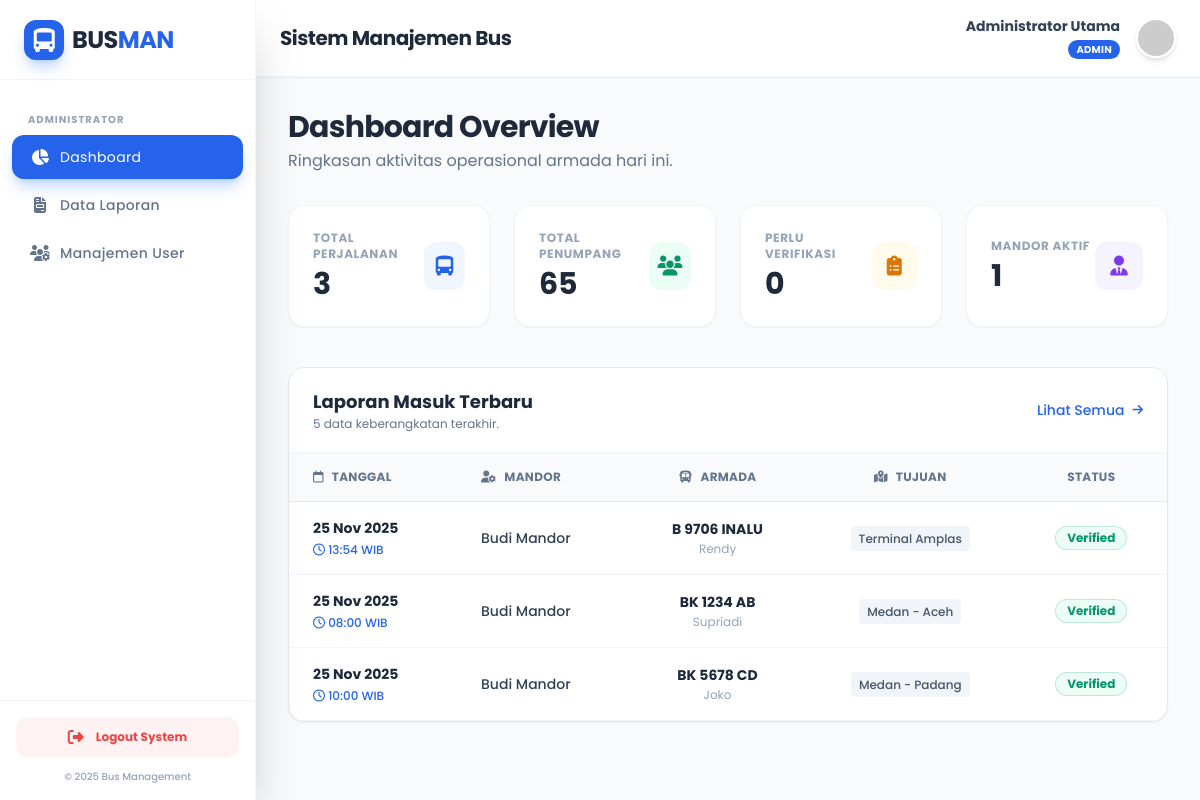
Page /admin/dashboard.php (signed in) on the committed database.
### tables this page shows
CREATE TABLE `laporan_keberangkatan` (
  `id` int(11) NOT NULL,
  `user_id` int(11) NOT NULL,
  `tanggal_berangkat` date NOT NULL,
  `waktu_berangkat` time NOT NULL,
  `no_polisi` varchar(20) NOT NULL,
  `nama_driver` varchar(100) NOT NULL,
  `jumlah_penumpang` int(11) NOT NULL,
  `tujuan` varchar(100) NOT NULL,
  `foto_dokumentasi` varchar(255) DEFAULT NULL,
  `status` enum('pending','terverifikasi') DEFAULT 'pending',
  `created_at` timestamp NOT NULL DEFAULT current_timestamp()
);

CREATE TABLE `users` (
  `id` int(11) NOT NULL,
  `nama_lengkap` varchar(100) NOT NULL,
  `username` varchar(50) NOT NULL,
  `password` varchar(255) NOT NULL,
  `role` enum('admin','mandor','direksi') NOT NULL,
  `created_at` timestamp NOT NULL DEFAULT current_timestamp()
);

### config/database.php (called while the page is built, shortened)
<?php
$base_url = "http://localhost/bus_management/";
?>

### admin/dashboard.php (the view, shortened to what this page needs)
<?php
include '../layouts/header.php';
include '../layouts/sidebar.php';
include '../layouts/topbar.php';
$q_laporan = mysqli_query($conn, "SELECT COUNT(*) as total FROM laporan_keberangkatan");
$d_laporan = mysqli_fetch_assoc($q_laporan);
$q_penumpang = mysqli_query($conn, "SELECT SUM(jumlah_penumpang) as total FROM laporan_keberangkatan");
$d_penumpang = mysqli_fetch_assoc($q_penumpang);
$q_pending = mysqli_query($conn, "SELECT COUNT(*) as total FROM laporan_keberangkatan WHERE status = 'pending'");
$d_pending = mysqli_fetch_assoc($q_pending);
$q_mandor = mysqli_query($conn, "SELECT COUNT(*) as total FROM users WHERE role = 'mandor'");
$d_mandor = mysqli_fetch_assoc($q_mandor);
?>
<div class="mb-8">
    <h3 class="text-3xl font-bold text-slate-800 tracking-tight">Dashboard Overview</h3>
    <p class="text-slate-500 mt-1">Ringkasan aktivitas operasional armada hari ini.</p>
</div>
<div class="grid grid-cols-1 md:grid-cols-2 lg:grid-cols-4 gap-6 mb-10">
    <div class="bg-white rounded-2xl p-6 shadow-sm border border-slate-100 flex items-center justify-between hover:shadow-md transition duration-300">
        <div>
            <p class="text-xs font-bold text-slate-400 uppercase tracking-wider mb-1">Total Perjalanan</p>
            <h4 class="text-3xl font-bold text-slate-800"><?= number_format($d_laporan['total']) ?></h4>
        </div>
        <div class="w-12 h-12 rounded-xl bg-blue-50 flex items-center justify-center text-blue-600 text-xl">
            <i class="fa-solid fa-bus-simple"></i>
        </div>
    </div>
    <div class="bg-white rounded-2xl p-6 shadow-sm border border-slate-100 flex items-center justify-between hover:shadow-md transition duration-300">
        <div>
            <p class="text-xs font-bold text-slate-400 uppercase tracking-wider mb-1">Total Penumpang</p>
            <h4 class="text-3xl font-bold text-slate-800"><?= number_format($d_penumpang['total']) ?></h4>
        </div>
        <div class="w-12 h-12 rounded-xl bg-emerald-50 flex items-center justify-center text-emerald-600 text-xl">
            <i class="fa-solid fa-users"></i>
        </div>
    </div>
    <div class="bg-white rounded-2xl p-6 shadow-sm border border-slate-100 flex items-center justify-between hover:shadow-md transition duration-300 relative overflow-hidden">
        <div>
            <p class="text-xs font-bold text-slate-400 uppercase tracking-wider mb-1">Perlu Verifikasi</p>
            <h4 class="text-3xl font-bold text-slate-800"><?= number_format($d_pending['total']) ?></h4>
        </div>
        <div class="w-12 h-12 rounded-xl bg-amber-50 flex items-center justify-center text-amber-600 text-xl">
            <i class="fa-solid fa-clipboard-list"></i>
        </div>
    </div>
    <div class="bg-white rounded-2xl p-6 shadow-sm border border-slate-100 flex items-center justify-between hover:shadow-md transition duration-300">
        <div>
            <p class="text-xs font-bold text-slate-400 uppercase tracking-wider mb-1">Mandor Aktif</p>
            <h4 class="text-3xl font-bold text-slate-800"><?= number_format($d_mandor['total']) ?></h4>
        </div>
        <div class="w-12 h-12 rounded-xl bg-violet-50 flex items-center justify-center text-violet-600 text-xl">
            <i class="fa-solid fa-user-tie"></i>
        </div>
    </div>
</div>
<div class="bg-white border border-slate-200 rounded-2xl shadow-sm overflow-hidden">
    <div class="px-6 py-5 border-b border-slate-100 flex justify-between items-center bg-white">
        <div>
            <h4 class="text-lg font-bold text-slate-800">Laporan Masuk Terbaru</h4>
            <p class="text-xs text-slate-500">5 data keberangkatan terakhir.</p>
        </div>
        <a href="laporan.php" class="text-sm font-medium text-blue-600 hover:text-blue-800 transition flex items-center">
            Lihat Semua <i class="fa-solid fa-arrow-right ml-2 text-xs"></i>
        </a>
    </div>
    <div class="overflow-x-auto">
        <table class="w-full text-left border-collapse">
            <thead>
                <tr class="bg-slate-50 text-slate-500 uppercase text-xs font-semibold tracking-wide border-b border-slate-200">
                    <th class="py-4 px-6"><i class="fa-regular fa-calendar mr-2"></i>Tanggal</th>
                    <th class="py-4 px-6"><i class="fa-solid fa-user-gear mr-2"></i>Mandor</th>
                    <th class="py-4 px-6 text-center"><i class="fa-solid fa-bus mr-2"></i>Armada</th>
                    <th class="py-4 px-6 text-center"><i class="fa-solid fa-map-location-dot mr-2"></i>Tujuan</th>
                    <th class="py-4 px-6 text-center">Status</th>
                </tr>
            </thead>
            <tbody class="text-slate-600 text-sm">
                <?php
                $query = "SELECT l.*, u.nama_lengkap as nama_mandor
                          FROM laporan_keberangkatan l
                          JOIN users u ON l.user_id = u.id
                          ORDER BY l.created_at DESC LIMIT 5";
                $result = mysqli_query($conn, $query);
                if (mysqli_num_rows($result) > 0) {
                    while ($row = mysqli_fetch_assoc($result)) : ?>
                        <tr class="border-b border-slate-100 hover:bg-slate-50 transition duration-150">
                            <td class="py-4 px-6 whitespace-nowrap">
                                <div class="font-bold text-slate-800"><?= date('d M Y', strtotime($row['tanggal_berangkat'])) ?></div>
                                <div class="text-xs text-blue-600 font-medium mt-1">
                                    <i class="fa-regular fa-clock"></i> <?= substr($row['waktu_berangkat'], 0, 5) ?> WIB
                                </div>
                            </td>
                            <td class="py-4 px-6">
                                <span class="font-medium text-slate-700"><?= $row['nama_mandor'] ?></span>
                            </td>
                            <td class="py-4 px-6 text-center">
                                <div class="font-bold text-slate-800"><?= $row['no_polisi'] ?></div>
                                <div class="text-xs text-slate-400 mt-0.5"><?= $row['nama_driver'] ?></div>
                            </td>
                            <td class="py-4 px-6 text-center">
                                <span class="px-2 py-1 bg-slate-100 rounded text-xs text-slate-600 font-medium">
                                    <?= $row['tujuan'] ?>
                                </span>
                            </td>
                            <td class="py-4 px-6 text-center">
                                <?php if($row['status'] == 'terverifikasi'): ?>
                                    <span class="inline-flex items-center gap-1.5 px-3 py-1 rounded-full text-xs font-bold bg-emerald-50 text-emerald-600 ring-1 ring-inset ring-emerald-600/20">
                                        Verified
                                    </span>
                                <?php else: ?>
                                    <span class="inline-flex items-center gap-1.5 px-3 py-1 rounded-full text-xs font-bold bg-amber-50 text-amber-600 ring-1 ring-inset ring-amber-600/20 animate-pulse">
                                        Pending
                                    </span>
                                <?php endif; ?>
                            </td>
                        </tr>
                    <?php endwhile;
                } else {
                    echo "<tr><td colspan='5' class='text-center py-8 text-slate-400 italic'>Belum ada data laporan masuk hari ini.</td></tr>";
                }
                ?>
            </tbody>
        </table>
    </div>
</div>
<?php
include '../layouts/footer.php';
?>

### layouts/header.php (shortened to what this page needs)
<?php
if(!isset($conn)){
    include '../config/database.php';
}
?>
<!DOCTYPE html>
<html lang="id">
<head>
    <script src="https://cdn.tailwindcss.com"></script>
    <link rel="stylesheet" href="https://cdnjs.cloudflare.com/ajax/libs/font-awesome/6.4.0/css/all.min.css">
    <link rel="stylesheet" href="https://cdn.jsdelivr.net/npm/sweetalert2@11/dist/sweetalert2.min.css">
    <link rel="stylesheet" href="<?= $base_url ?>assets/css/style.css">
</head>
<body class="bg-gray-100 font-sans antialiased text-gray-800">
    <div class="flex h-screen overflow-hidden">

### layouts/sidebar.php (shortened to what this page needs)
<?php
$current_page = basename($_SERVER['PHP_SELF']);
$active_class = "bg-blue-600 text-white shadow-lg shadow-blue-500/30";
$inactive_class = "text-slate-500 hover:bg-blue-50 hover:text-blue-600 font-medium";
?>
<aside id="sidebarMenu" class="fixed inset-y-0 left-0 z-40 w-64 bg-white flex flex-col shadow-2xl transition-transform duration-300 transform -translate-x-full md:translate-x-0 md:static md:flex font-sans border-r border-slate-100 h-screen">
    <div class="h-20 flex items-center justify-between px-6 border-b border-slate-100">
        <h1 class="text-2xl font-bold tracking-tight text-slate-800 flex items-center gap-2">
            <div class="w-10 h-10 rounded-xl bg-blue-600 flex items-center justify-center text-white shadow-blue-500/30 shadow-lg">
                <i class="fa-solid fa-bus-simple"></i>
            </div>
            <span>BUS<span class="text-blue-600">MAN</span></span>
        </h1>
    </div>
    <nav class="flex-1 px-3 py-6 space-y-1 overflow-y-auto custom-scrollbar">
        <?php $role = $_SESSION['role'] ?? ''; ?>
        <?php if ($role == 'admin') : ?>
            <p class="px-4 text-[10px] font-bold text-slate-400 uppercase tracking-widest mb-2 mt-2">Administrator</p>
            <a href="<?= $base_url ?>admin/dashboard.php" class="flex items-center px-4 py-3 rounded-xl transition-all duration-200 group <?= $current_page == 'dashboard.php' ? $active_class : $inactive_class ?>">
                <i class="fa-solid fa-chart-pie w-6 text-center group-hover:scale-110 transition-transform"></i>
                <span class="text-sm tracking-wide ml-2">Dashboard</span>
            </a>
            <a href="<?= $base_url ?>admin/laporan.php" class="flex items-center px-4 py-3 rounded-xl transition-all duration-200 group <?= $current_page == 'laporan.php' ? $active_class : $inactive_class ?>">
                <i class="fa-solid fa-file-invoice w-6 text-center group-hover:scale-110 transition-transform"></i>
                <span class="text-sm tracking-wide ml-2">Data Laporan</span>
            </a>
            <a href="<?= $base_url ?>admin/users.php" class="flex items-center px-4 py-3 rounded-xl transition-all duration-200 group <?= $current_page == 'users.php' ? $active_class : $inactive_class ?>">
                <i class="fa-solid fa-users-gear w-6 text-center group-hover:scale-110 transition-transform"></i>
                <span class="text-sm tracking-wide ml-2">Manajemen User</span>
            </a>
        <?php endif; ?>
    </nav>
    <div class="p-4 border-t border-slate-100 bg-white">
        <a href="<?= $base_url ?>auth/logout.php" class="flex items-center justify-center px-4 py-3 text-red-500 bg-red-50 hover:bg-red-100 hover:text-red-600 rounded-xl transition-all duration-200 group">
            <i class="fa-solid fa-right-from-bracket w-5 group-hover:-translate-x-1 transition-transform"></i>
            <span class="font-bold text-xs ml-2">Logout System</span>
        </a>
        <div class="text-center mt-3 text-[10px] text-slate-400 font-medium">
            &copy; 2025 Bus Management
        </div>
    </div>
</aside>

### layouts/topbar.php (shortened to what this page needs)
<div class="flex-1 flex flex-col overflow-hidden relative">
    <header class="flex justify-between items-center py-4 px-6 bg-white border-b border-slate-100 shadow-sm z-10">
        <div class="flex items-center gap-4">
            <h2 class="text-lg md:text-xl font-bold text-slate-800 tracking-tight">
                Sistem Manajemen Bus
            </h2>
        </div>
        <div class="flex items-center space-x-4">
            <div class="text-right hidden md:block">
                <p class="text-sm font-bold text-slate-700"><?= $_SESSION['nama_lengkap'] ?? 'Guest' ?></p>
                <span class="text-[10px] font-bold text-white bg-blue-600 px-2 py-0.5 rounded-full uppercase tracking-wide">
                    <?= $_SESSION['role'] ?? 'Unknown' ?>
                </span>
            </div>
            <div class="relative">
                <img class="h-10 w-10 rounded-full object-cover border-2 border-white shadow-md cursor-pointer hover:shadow-lg transition"
                     src="https://ui-avatars.com/api/?name=<?= urlencode($_SESSION['nama_lengkap'] ?? 'User') ?>&background=2563eb&color=fff"
                     alt="Profile">
            </div>
        </div>
    </header>
    <main class="flex-1 overflow-x-hidden overflow-y-auto bg-slate-50 p-4 md:p-8 custom-scrollbar">

### layouts/footer.php (shortened to what this page needs)
</main>
    </div>
</body>
</html>

### layouts/header.php (style rules this page uses)
body { font-family: 'Poppins', sans-serif; }

### rows in the picture
laporan_keberangkatan: tanggal_berangkat "25 Nov 2025", waktu_berangkat "13:54", user.nama_lengkap "Budi Mandor", no_polisi "B 9706 INALU", nama_driver "Rendy", tujuan "Terminal Amplas", status "Verified"
laporan_keberangkatan: tanggal_berangkat "25 Nov 2025", waktu_berangkat "08:00", user.nama_lengkap "Budi Mandor", no_polisi "BK 1234 AB", nama_driver "Supriadi", tujuan "Medan - Aceh", status "Verified"
laporan_keberangkatan: tanggal_berangkat "25 Nov 2025", waktu_berangkat "10:00", user.nama_lengkap "Budi Mandor", no_polisi "BK 5678 CD", nama_driver "Joko", tujuan "Medan - Padang", status "Verified"

### other values in the picture
$_SESSION['nama_lengkap'] "Administrator Utama"
$_SESSION['role'] "ADMIN"
$d_laporan['total'] "3"
$d_penumpang['total'] "65"
$d_pending['total'] "0"
$d_mandor['total'] "1"
